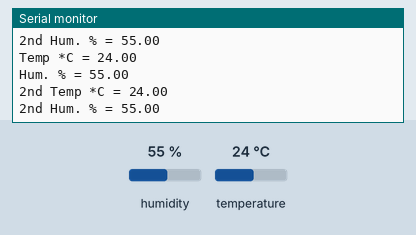
Simulated run of this sketch. Board: Arduino Leonardo, built with avr-gcc and run on an emulated ATmega32U4. Parts: the last lines printed to the serial monitor. The inputs (shaded band) are chosen by the test bench; at power-on: humidity 55 %, temperature 24 °C.

Above: at 1.2 s.
1.3 s: humidity set to 22 %
At 2.7 s:
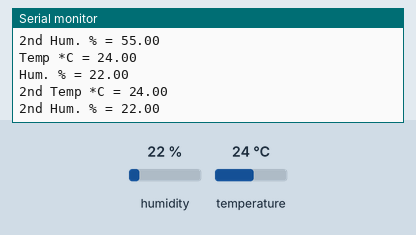
2.8 s: temperature set to 12 °C
At 3.7 s:
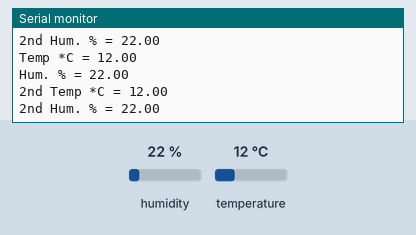
4.3 s: humidity set to 40 %
At 5.1 s:
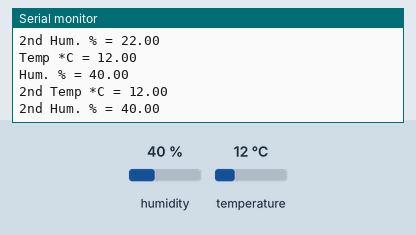
Timing chart, 0 to 7.3 s (numbered marks = the images above; inputs shaded):
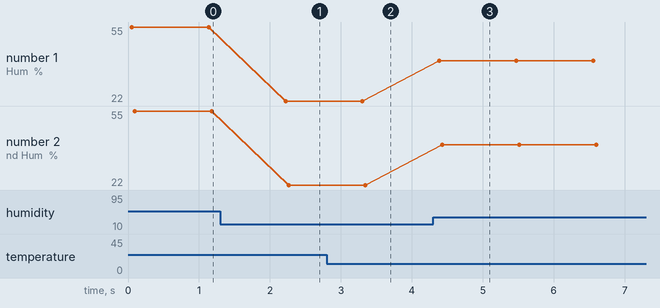

Measured:
- after the input at 1.3 s, the serial monitor: prints a new line after 0.92 s (image 1)
- after the input at 2.8 s, the serial monitor: prints a new line after 0.50 s (image 2)
- after the input at 4.3 s, the serial monitor: prints a new line after 0.09 s (image 3)
- plotted number 1: 55 → 22 after the input at 1.3 s, 22 → 40 after the input at 4.3 s
- plotted number 2: 55 → 22 after the input at 1.3 s, 22 → 40 after the input at 4.3 s

The sketch:

SHT31test2.ino
```cpp
/***************************************************
  This is an example for the SHT31-D Humidity & Temp Sensor

  Designed specifically to work with the SHT31-D sensor from Adafruit
  ----> https://www.adafruit.com/products/2857

  These sensors use I2C to communicate, 2 pins are required to
  interface
 ****************************************************/

#include <Arduino.h>
#include <Wire.h>
#include "Adafruit_SHT31.h"

Adafruit_SHT31 sht31 = Adafruit_SHT31();
Adafruit_SHT31 sht31_2 = Adafruit_SHT31();

void setup() {
  Serial.begin(9600);

  while (!Serial)
    delay(10);     // will pause Zero, Leonardo, etc until serial console opens

  Serial.println("SHT31 test");
  if (! sht31.begin(0x44)) {
    Serial.println("Couldn't find SHT31");
    while (1) delay(1);
  }
  if (! sht31_2.begin(0x45)) {
    Serial.println("Couldn't find second SHT31");
    while (1) delay(1);
  }
}


void loop() {
  float t = sht31.readTemperature();
  float h = sht31.readHumidity();

  if (! isnan(t)) {  // check if 'is not a number'
    Serial.print("Temp *C = "); Serial.println(t);
  } else {
    Serial.println("Failed to read temperature");
  }

  if (! isnan(h)) {  // check if 'is not a number'
    Serial.print("Hum. % = "); Serial.println(h);
  } else {
    Serial.println("Failed to read humidity");
  }
  Serial.println();

  float t2 = sht31_2.readTemperature();
  float h2 = sht31_2.readHumidity();

  if (! isnan(t2)) {  // check if 'is not a number'
    Serial.print("2nd Temp *C = "); Serial.println(t2);
  } else {
    Serial.println("Failed to read 2nd temperature");
  }

  if (! isnan(h2)) {  // check if 'is not a number'
    Serial.print("2nd Hum. % = "); Serial.println(h2);
  } else {
    Serial.println("Failed to read 2nd humidity");
  }
  Serial.println();

  delay(1000);
}
```
